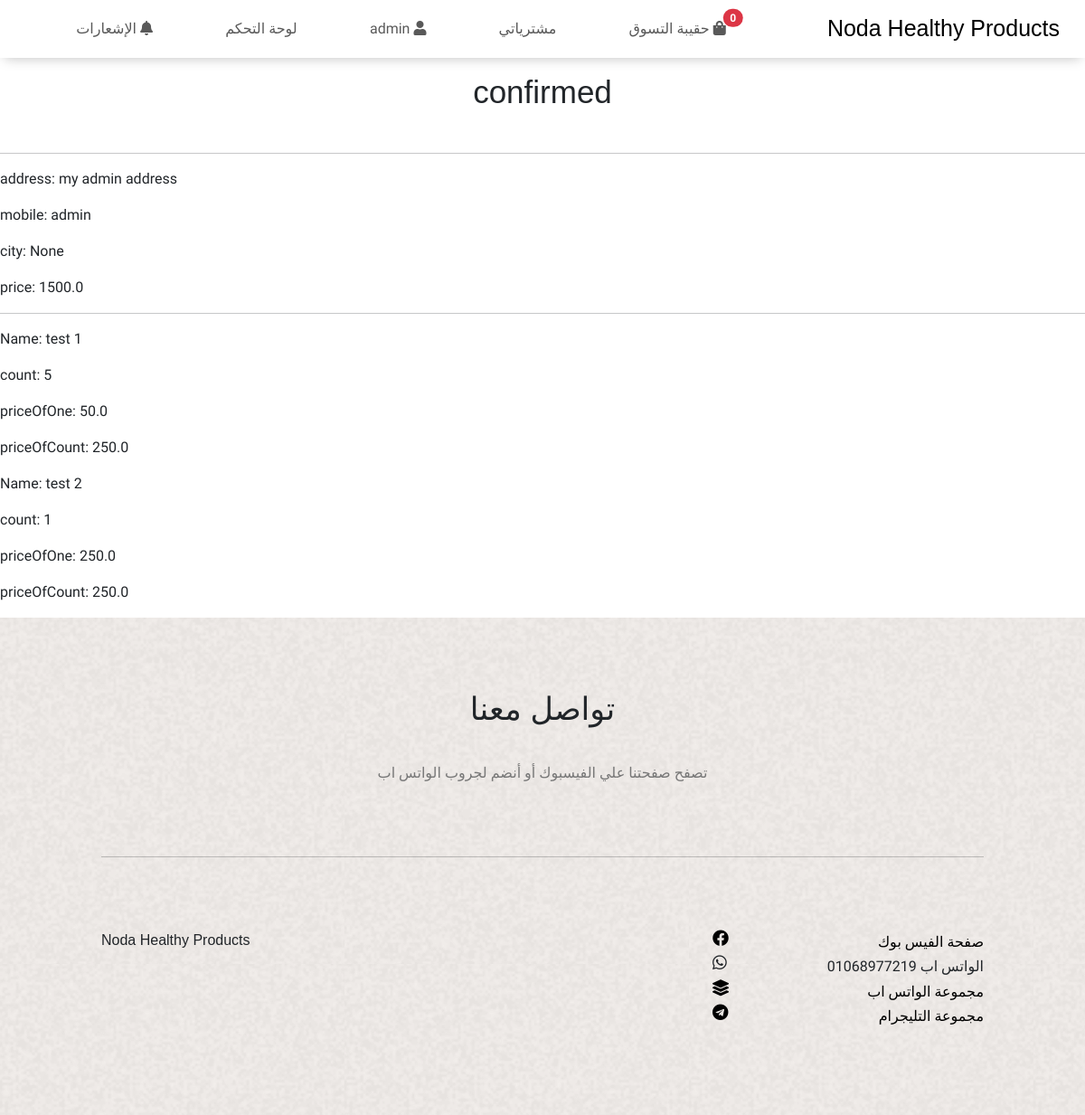
The page /adminConfOrderDetails/12/ (signed in) on the database as committed earlier.
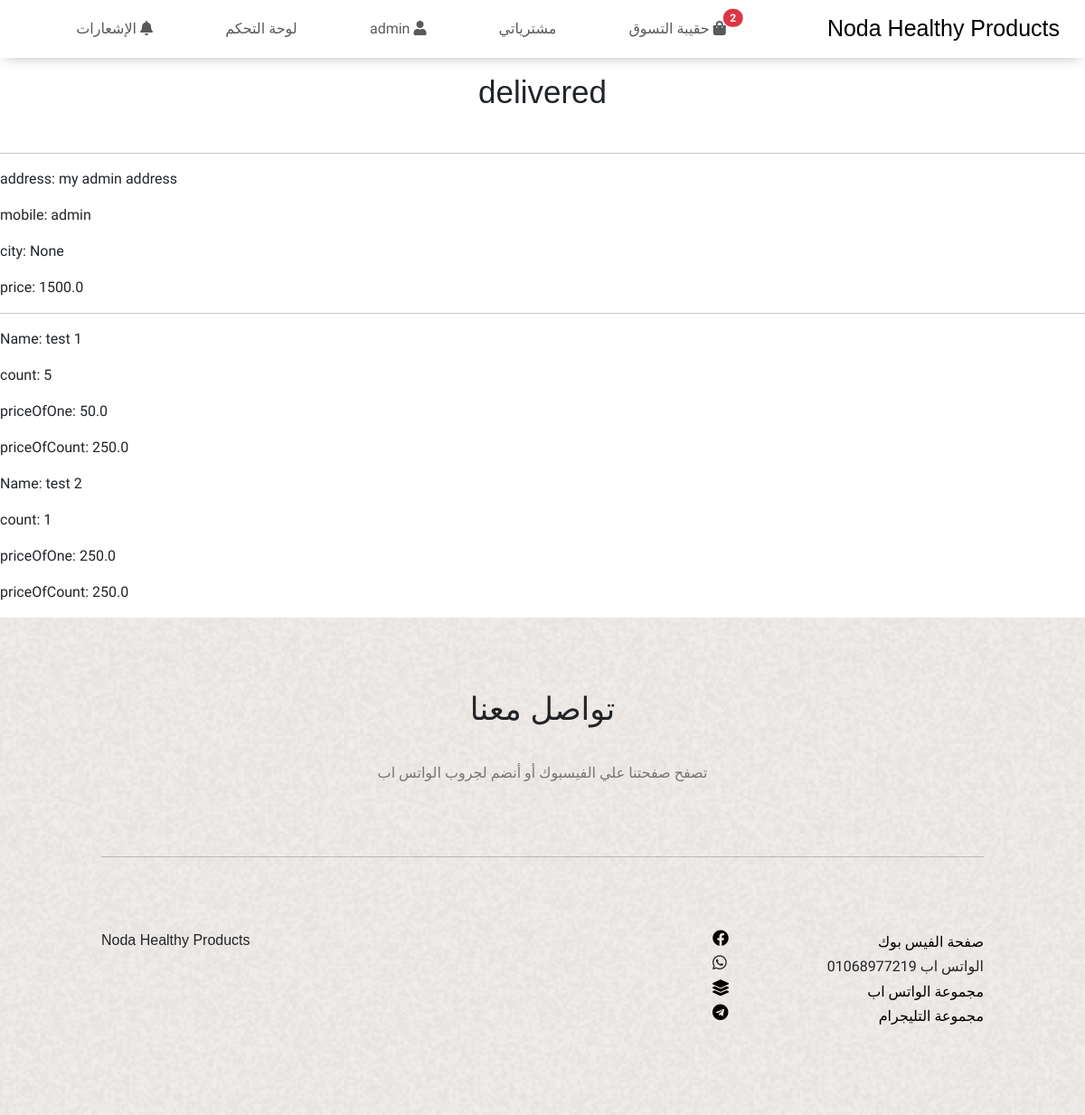
The same page on the database as committed later.
### User/models.py (models this page shows)
class User(AbstractBaseUser, PermissionsMixin):
    first_name = models.CharField(max_length=255)
    last_name = models.CharField(max_length=255)
    mobile = models.CharField(unique=True, max_length=50)
    address = models.CharField(max_length=100000)
    city = models.ForeignKey(City, on_delete=models.CASCADE, blank=True, null=True)
    products_in_cart = models.IntegerField(default=0)
    price_in_cart = models.FloatField(default=0)
    is_staff = models.BooleanField(default=True)
    is_active = models.BooleanField(default=True)
    is_superuser = models.BooleanField(default=False)
    is_verified = models.BooleanField(default=False)
    objects = UserManager()
    USERNAME_FIELD = 'mobile'
    REQUIRED_FIELDS = ['first_name', 'last_name']
    def __str__(self):
        return f' {self.first_name} {self.last_name}'
    class Meta:
        verbose_name = 'User'
        verbose_name_plural = 'Users'

### store/models.py (models this page shows)
class ConfirmedOrder(models.Model):
    user = models.ForeignKey(User, on_delete=models.DO_NOTHING)
    price = models.FloatField(default=0)
    mobile = models.CharField(max_length=50)
    address = models.CharField(max_length=100000)
    city = models.ForeignKey(City, on_delete=models.CASCADE, blank=True, null=True)
    status = models.CharField(choices=(('pending', 'pending'),('shipping', 'shipping'), ('delivered', 'delivered')) ,default='pending', max_length=1000)

### store/views.py (the view)
# urls.py: path('adminConfOrderDetails/<str:id>/', views.adminConfOrderDetails, name='adminConfOrderDetails'),
def adminConfOrderDetails(request, id):
    if request.user.is_superuser:
        try:
            conf_order = ConfirmedOrder.objects.get(id=int(id))
            return render(request, 'adminConfOrderDetails.html', {
                'conf_order' : conf_order,
                'orders' : Order.objects.filter(conf_order=conf_order)
            })
        except ConfirmedOrder.DoesNotExist:
            messages.error(request, message='ConfirmedOrder.DoesNotExist')
            return redirect('/adminOrders')
    else: return redirect('/')

### store/models.py (called while the page is built)
    def __str__(self):
        return self.name

### templates/adminConfOrderDetails.html
{% extends 'base.html' %}
{% load static %}
{% block content %}
<div class="adminOrders">
  <h1>{{ conf_order.user }}</h1>
  <h2>{{ conf_order.status }}</h2>
  <hr>
  <p>address: {{ conf_order.address }}</p>
  <p>mobile: {{ conf_order.mobile }}</p>
  <p>city: {{ conf_order.city }}</p>
  <p>price: {{ conf_order.price }}</p>
  <hr>
  {% for order in orders %}
    <div class="order">
      <p>Name:          {{ order.product }}         </p>
      <p>count:         {{ order.count }}           </p>
      <p>priceOfOne:    {{ order.product.price }}   </p>
      <p>priceOfCount:  {{ order.price }}           </p>
    </div>
  {% endfor %}
</div>
{% endblock %}

### templates/base.html (shortened to what this page needs)
{% load static %}
<!DOCTYPE html>
<html lang="en">
  <head>
    <link rel="stylesheet" href="{% static 'icons/css/all.min.css'%}" />
    <link rel="stylesheet" href="{% static 'css/bootstrap.min.css'%}" />
    <link rel="stylesheet" href="{% static 'css/normalize.css'%}" />
    <link rel="stylesheet" href="{% static 'css/style.css'%}" />
    <link rel="stylesheet" href="{% static 'css/nav.css'%}" />
    <link rel="stylesheet" href="{% static 'css/contact.css'%}" />
  </head>
  <body>
    <nav class="navbar navbar-expand-lg sticky-top bg-body-tertiary">
      <div class="container-fluid">
        <a class="navbar-brand" href="/">Noda Healthy Products</a>
        <div class="collapse navbar-collapse" id="navbarSupportedContent">
          <ul class="navbar-nav mb-2 mb-lg-0">
            <li>
              <a class="nav-link position-relative" href="/cart">
                <i class="fa fa-shopping-bag"></i>
                حقيبة التسوق
                <span class="position-absolute start-100 translate-middle badge rounded-pill bg-danger">
                  {{ user.products_in_cart }}
                </span>
              </a>
            </li>
            <li class="nav-item">
              <a class="nav-link" href="/myOrders">
                مشترياتي
              </a>
            </li>
            {% if user.is_authenticated %}
              <li class="nav-item">
                <a class="nav-link" href="/profile">
                  <i class="fa fa-user"></i>
                  {{ user.first_name }}
                </a>
              </li>
            {% endif %}
            {% if user.is_superuser %}
              <li class="nav-item">
                <a class="nav-link" href="/adminOrders">
                  لوحة التحكم
                </a>
              </li>
            {% endif %}
            <li class="nav-item">
              <a class="nav-link" href="/notifications">
                <i class="fa fa-bell"></i>
                الإشعارات
              </a>
            </li>
          </ul>
        </div>
      </div>
    </nav>
    <main>
        {% block content %}
        {% endblock %}
    </main>
    <div class="contact">
      <div class="container">
        <h2>تواصل معنا</h2>
        <p>تصفح صفحتنا علي الفيسبوك أو أنضم لجروب الواتس اب</p>
        <hr />
        <footer>
          <div class="logo">Noda Healthy Products</div>
          <ul>
            <li>
              <a
                target="_blank"
                href="https://www.facebook.com/groups/1544081465733863/"
              >
                <label>صفحة الفيس بوك</label>
                <i class="fab fa-facebook"></i>
              </a>
            </li>
            <li>
              <a>
                <label>الواتس اب 01068977219</label>
                <i class="fab fa-whatsapp"></i>
              </a>
            </li>
            <li>
              <a
                target="_blank"
                href="https://chat.whatsapp.com/JFMbo2s9Hi63xrJxxHo6tD"
              >
                <label>مجموعة الواتس اب</label>
                <i class="fa fa-layer-group"></i>
              </a>
            </li>
            <li>
              <a target="_blank" href="https://t.me/+Q6Xk0FG2idg0NzZk">
                <label>مجموعة التليجرام</label>
                <i class="fab fa-telegram"></i>
              </a>
            </li>
          </ul>
        </footer>
      </div>
    </div>
  </body>
</html>

Rows that differ between the two databases and show on the page:
changed User "admin": products_in_cart "0" → "2"
changed ConfirmedOrder "my admin address": status "confirmed" → "delivered"
